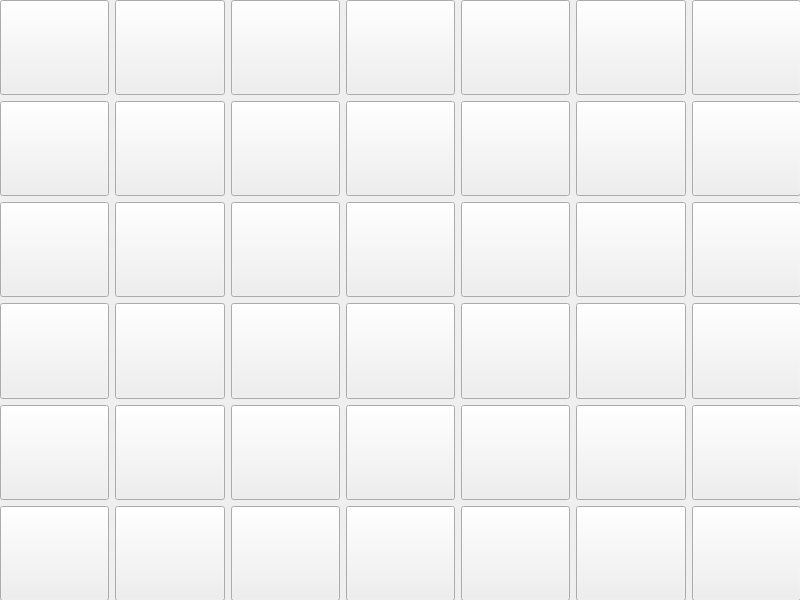
<?xml version="1.0" encoding="UTF-8"?>
<ui version="4.0">
 <class>Morpion</class>
 <widget class="QWidget" name="Morpion">
  <property name="geometry">
   <rect>
    <x>0</x>
    <y>0</y>
    <width>800</width>
    <height>600</height>
   </rect>
  </property>
  <property name="windowTitle">
   <string>Morpion</string>
  </property>
  <widget class="QWidget" name="gridLayoutWidget">
   <property name="geometry">
    <rect>
     <x>0</x>
     <y>0</y>
     <width>801</width>
     <height>601</height>
    </rect>
   </property>
   <layout class="QGridLayout" name="gridLayout">
    <property name="sizeConstraint">
     <enum>QLayout::SetMaximumSize</enum>
    </property>
    <item row="2" column="0">
     <widget class="QPushButton" name="button20">
      <property name="sizePolicy">
       <sizepolicy hsizetype="Expanding" vsizetype="Expanding">
        <horstretch>0</horstretch>
        <verstretch>0</verstretch>
       </sizepolicy>
      </property>
      <property name="text">
       <string/>
      </property>
     </widget>
    </item>
    <item row="0" column="2">
     <widget class="QPushButton" name="button02">
      <property name="sizePolicy">
       <sizepolicy hsizetype="Expanding" vsizetype="Expanding">
        <horstretch>0</horstretch>
        <verstretch>0</verstretch>
       </sizepolicy>
      </property>
      <property name="text">
       <string/>
      </property>
     </widget>
    </item>
    <item row="5" column="2">
     <widget class="QPushButton" name="button52">
      <property name="sizePolicy">
       <sizepolicy hsizetype="Expanding" vsizetype="Expanding">
        <horstretch>0</horstretch>
        <verstretch>0</verstretch>
       </sizepolicy>
      </property>
      <property name="text">
       <string/>
      </property>
     </widget>
    </item>
    <item row="4" column="2">
     <widget class="QPushButton" name="button42">
      <property name="sizePolicy">
       <sizepolicy hsizetype="Expanding" vsizetype="Expanding">
        <horstretch>0</horstretch>
        <verstretch>0</verstretch>
       </sizepolicy>
      </property>
      <property name="text">
       <string/>
      </property>
     </widget>
    </item>
    <item row="3" column="0">
     <widget class="QPushButton" name="button30">
      <property name="sizePolicy">
       <sizepolicy hsizetype="Expanding" vsizetype="Expanding">
        <horstretch>0</horstretch>
        <verstretch>0</verstretch>
       </sizepolicy>
      </property>
      <property name="text">
       <string/>
      </property>
     </widget>
    </item>
    <item row="0" column="3">
     <widget class="QPushButton" name="button03">
      <property name="sizePolicy">
       <sizepolicy hsizetype="Expanding" vsizetype="Expanding">
        <horstretch>0</horstretch>
        <verstretch>0</verstretch>
       </sizepolicy>
      </property>
      <property name="text">
       <string/>
      </property>
     </widget>
    </item>
    <item row="0" column="4">
     <widget class="QPushButton" name="button04">
      <property name="sizePolicy">
       <sizepolicy hsizetype="Expanding" vsizetype="Expanding">
        <horstretch>0</horstretch>
        <verstretch>0</verstretch>
       </sizepolicy>
      </property>
      <property name="text">
       <string/>
      </property>
     </widget>
    </item>
    <item row="1" column="0">
     <widget class="QPushButton" name="button10">
      <property name="sizePolicy">
       <sizepolicy hsizetype="Expanding" vsizetype="Expanding">
        <horstretch>0</horstretch>
        <verstretch>0</verstretch>
       </sizepolicy>
      </property>
      <property name="text">
       <string/>
      </property>
     </widget>
    </item>
    <item row="4" column="1">
     <widget class="QPushButton" name="button41">
      <property name="sizePolicy">
       <sizepolicy hsizetype="Expanding" vsizetype="Expanding">
        <horstretch>0</horstretch>
        <verstretch>0</verstretch>
       </sizepolicy>
      </property>
      <property name="text">
       <string/>
      </property>
     </widget>
    </item>
    <item row="5" column="1">
     <widget class="QPushButton" name="button51">
      <property name="sizePolicy">
       <sizepolicy hsizetype="Expanding" vsizetype="Expanding">
        <horstretch>0</horstretch>
        <verstretch>0</verstretch>
       </sizepolicy>
      </property>
      <property name="text">
       <string/>
      </property>
     </widget>
    </item>
    <item row="4" column="0">
     <widget class="QPushButton" name="button40">
      <property name="sizePolicy">
       <sizepolicy hsizetype="Expanding" vsizetype="Expanding">
        <horstretch>0</horstretch>
        <verstretch>0</verstretch>
       </sizepolicy>
      </property>
      <property name="text">
       <string/>
      </property>
     </widget>
    </item>
    <item row="1" column="1">
     <widget class="QPushButton" name="button11">
      <property name="sizePolicy">
       <sizepolicy hsizetype="Expanding" vsizetype="Expanding">
        <horstretch>0</horstretch>
        <verstretch>0</verstretch>
       </sizepolicy>
      </property>
      <property name="text">
       <string/>
      </property>
     </widget>
    </item>
    <item row="5" column="0">
     <widget class="QPushButton" name="button50">
      <property name="sizePolicy">
       <sizepolicy hsizetype="Expanding" vsizetype="Expanding">
        <horstretch>0</horstretch>
        <verstretch>0</verstretch>
       </sizepolicy>
      </property>
      <property name="text">
       <string/>
      </property>
     </widget>
    </item>
    <item row="1" column="2">
     <widget class="QPushButton" name="button12">
      <property name="sizePolicy">
       <sizepolicy hsizetype="Expanding" vsizetype="Expanding">
        <horstretch>0</horstretch>
        <verstretch>0</verstretch>
       </sizepolicy>
      </property>
      <property name="text">
       <string/>
      </property>
     </widget>
    </item>
    <item row="0" column="5">
     <widget class="QPushButton" name="button05">
      <property name="sizePolicy">
       <sizepolicy hsizetype="Expanding" vsizetype="Expanding">
        <horstretch>0</horstretch>
        <verstretch>0</verstretch>
       </sizepolicy>
      </property>
      <property name="text">
       <string/>
      </property>
     </widget>
    </item>
    <item row="3" column="2">
     <widget class="QPushButton" name="button32">
      <property name="sizePolicy">
       <sizepolicy hsizetype="Expanding" vsizetype="Expanding">
        <horstretch>0</horstretch>
        <verstretch>0</verstretch>
       </sizepolicy>
      </property>
      <property name="text">
       <string/>
      </property>
     </widget>
    </item>
    <item row="0" column="1">
     <widget class="QPushButton" name="button01">
      <property name="sizePolicy">
       <sizepolicy hsizetype="Expanding" vsizetype="Expanding">
        <horstretch>0</horstretch>
        <verstretch>0</verstretch>
       </sizepolicy>
      </property>
      <property name="text">
       <string/>
      </property>
     </widget>
    </item>
    <item row="2" column="1">
     <widget class="QPushButton" name="button21">
      <property name="sizePolicy">
       <sizepolicy hsizetype="Expanding" vsizetype="Expanding">
        <horstretch>0</horstretch>
        <verstretch>0</verstretch>
       </sizepolicy>
      </property>
      <property name="text">
       <string/>
      </property>
     </widget>
    </item>
    <item row="2" column="2">
     <widget class="QPushButton" name="button22">
      <property name="sizePolicy">
       <sizepolicy hsizetype="Expanding" vsizetype="Expanding">
        <horstretch>0</horstretch>
        <verstretch>0</verstretch>
       </sizepolicy>
      </property>
      <property name="text">
       <string/>
      </property>
     </widget>
    </item>
    <item row="3" column="1">
     <widget class="QPushButton" name="button31">
      <property name="sizePolicy">
       <sizepolicy hsizetype="Expanding" vsizetype="Expanding">
        <horstretch>0</horstretch>
        <verstretch>0</verstretch>
       </sizepolicy>
      </property>
      <property name="text">
       <string/>
      </property>
     </widget>
    </item>
    <item row="0" column="0">
     <widget class="QPushButton" name="button00">
      <property name="sizePolicy">
       <sizepolicy hsizetype="Expanding" vsizetype="Expanding">
        <horstretch>0</horstretch>
        <verstretch>0</verstretch>
       </sizepolicy>
      </property>
      <property name="text">
       <string/>
      </property>
     </widget>
    </item>
    <item row="0" column="6">
     <widget class="QPushButton" name="button06">
      <property name="sizePolicy">
       <sizepolicy hsizetype="Expanding" vsizetype="Expanding">
        <horstretch>0</horstretch>
        <verstretch>0</verstretch>
       </sizepolicy>
      </property>
      <property name="text">
       <string/>
      </property>
     </widget>
    </item>
    <item row="1" column="3">
     <widget class="QPushButton" name="button13">
      <property name="sizePolicy">
       <sizepolicy hsizetype="Expanding" vsizetype="Expanding">
        <horstretch>0</horstretch>
        <verstretch>0</verstretch>
       </sizepolicy>
      </property>
      <property name="text">
       <string/>
      </property>
     </widget>
    </item>
    <item row="2" column="3">
     <widget class="QPushButton" name="button23">
      <property name="sizePolicy">
       <sizepolicy hsizetype="Expanding" vsizetype="Expanding">
        <horstretch>0</horstretch>
        <verstretch>0</verstretch>
       </sizepolicy>
      </property>
      <property name="text">
       <string/>
      </property>
     </widget>
    </item>
    <item row="3" column="3">
     <widget class="QPushButton" name="button33">
      <property name="sizePolicy">
       <sizepolicy hsizetype="Expanding" vsizetype="Expanding">
        <horstretch>0</horstretch>
        <verstretch>0</verstretch>
       </sizepolicy>
      </property>
      <property name="text">
       <string/>
      </property>
     </widget>
    </item>
    <item row="4" column="3">
     <widget class="QPushButton" name="button43">
      <property name="sizePolicy">
       <sizepolicy hsizetype="Expanding" vsizetype="Expanding">
        <horstretch>0</horstretch>
        <verstretch>0</verstretch>
       </sizepolicy>
      </property>
      <property name="text">
       <string/>
      </property>
     </widget>
    </item>
    <item row="5" column="3">
     <widget class="QPushButton" name="button53">
      <property name="sizePolicy">
       <sizepolicy hsizetype="Expanding" vsizetype="Expanding">
        <horstretch>0</horstretch>
        <verstretch>0</verstretch>
       </sizepolicy>
      </property>
      <property name="text">
       <string/>
      </property>
     </widget>
    </item>
    <item row="1" column="4">
     <widget class="QPushButton" name="button14">
      <property name="sizePolicy">
       <sizepolicy hsizetype="Expanding" vsizetype="Expanding">
        <horstretch>0</horstretch>
        <verstretch>0</verstretch>
       </sizepolicy>
      </property>
      <property name="text">
       <string/>
      </property>
     </widget>
    </item>
    <item row="2" column="4">
     <widget class="QPushButton" name="button24">
      <property name="sizePolicy">
       <sizepolicy hsizetype="Expanding" vsizetype="Expanding">
        <horstretch>0</horstretch>
        <verstretch>0</verstretch>
       </sizepolicy>
      </property>
      <property name="text">
       <string/>
      </property>
     </widget>
    </item>
    <item row="3" column="4">
     <widget class="QPushButton" name="button34">
      <property name="sizePolicy">
       <sizepolicy hsizetype="Expanding" vsizetype="Expanding">
        <horstretch>0</horstretch>
        <verstretch>0</verstretch>
       </sizepolicy>
      </property>
      <property name="text">
       <string/>
      </property>
     </widget>
    </item>
    <item row="4" column="4">
     <widget class="QPushButton" name="button44">
      <property name="sizePolicy">
       <sizepolicy hsizetype="Expanding" vsizetype="Expanding">
        <horstretch>0</horstretch>
        <verstretch>0</verstretch>
       </sizepolicy>
      </property>
      <property name="text">
       <string/>
      </property>
     </widget>
    </item>
    <item row="5" column="4">
     <widget class="QPushButton" name="button54">
      <property name="sizePolicy">
       <sizepolicy hsizetype="Expanding" vsizetype="Expanding">
        <horstretch>0</horstretch>
        <verstretch>0</verstretch>
       </sizepolicy>
      </property>
      <property name="text">
       <string/>
      </property>
     </widget>
    </item>
    <item row="1" column="5">
     <widget class="QPushButton" name="button15">
      <property name="sizePolicy">
       <sizepolicy hsizetype="Expanding" vsizetype="Expanding">
        <horstretch>0</horstretch>
        <verstretch>0</verstretch>
       </sizepolicy>
      </property>
      <property name="text">
       <string/>
      </property>
     </widget>
    </item>
    <item row="2" column="5">
     <widget class="QPushButton" name="button25">
      <property name="sizePolicy">
       <sizepolicy hsizetype="Expanding" vsizetype="Expanding">
        <horstretch>0</horstretch>
        <verstretch>0</verstretch>
       </sizepolicy>
      </property>
      <property name="text">
       <string/>
      </property>
     </widget>
    </item>
    <item row="3" column="5">
     <widget class="QPushButton" name="button35">
      <property name="sizePolicy">
       <sizepolicy hsizetype="Expanding" vsizetype="Expanding">
        <horstretch>0</horstretch>
        <verstretch>0</verstretch>
       </sizepolicy>
      </property>
      <property name="text">
       <string/>
      </property>
     </widget>
    </item>
    <item row="4" column="5">
     <widget class="QPushButton" name="button45">
      <property name="sizePolicy">
       <sizepolicy hsizetype="Expanding" vsizetype="Expanding">
        <horstretch>0</horstretch>
        <verstretch>0</verstretch>
       </sizepolicy>
      </property>
      <property name="text">
       <string/>
      </property>
     </widget>
    </item>
    <item row="5" column="5">
     <widget class="QPushButton" name="button55">
      <property name="sizePolicy">
       <sizepolicy hsizetype="Expanding" vsizetype="Expanding">
        <horstretch>0</horstretch>
        <verstretch>0</verstretch>
       </sizepolicy>
      </property>
      <property name="text">
       <string/>
      </property>
     </widget>
    </item>
    <item row="1" column="6">
     <widget class="QPushButton" name="button16">
      <property name="sizePolicy">
       <sizepolicy hsizetype="Expanding" vsizetype="Expanding">
        <horstretch>0</horstretch>
        <verstretch>0</verstretch>
       </sizepolicy>
      </property>
      <property name="text">
       <string/>
      </property>
     </widget>
    </item>
    <item row="2" column="6">
     <widget class="QPushButton" name="button26">
      <property name="sizePolicy">
       <sizepolicy hsizetype="Expanding" vsizetype="Expanding">
        <horstretch>0</horstretch>
        <verstretch>0</verstretch>
       </sizepolicy>
      </property>
      <property name="text">
       <string/>
      </property>
     </widget>
    </item>
    <item row="3" column="6">
     <widget class="QPushButton" name="button36">
      <property name="sizePolicy">
       <sizepolicy hsizetype="Expanding" vsizetype="Expanding">
        <horstretch>0</horstretch>
        <verstretch>0</verstretch>
       </sizepolicy>
      </property>
      <property name="text">
       <string/>
      </property>
     </widget>
    </item>
    <item row="4" column="6">
     <widget class="QPushButton" name="button46">
      <property name="sizePolicy">
       <sizepolicy hsizetype="Expanding" vsizetype="Expanding">
        <horstretch>0</horstretch>
        <verstretch>0</verstretch>
       </sizepolicy>
      </property>
      <property name="text">
       <string/>
      </property>
     </widget>
    </item>
    <item row="5" column="6">
     <widget class="QPushButton" name="button56">
      <property name="sizePolicy">
       <sizepolicy hsizetype="Expanding" vsizetype="Expanding">
        <horstretch>0</horstretch>
        <verstretch>0</verstretch>
       </sizepolicy>
      </property>
      <property name="text">
       <string/>
      </property>
     </widget>
    </item>
   </layout>
  </widget>
 </widget>
 <resources/>
 <connections/>
</ui>
